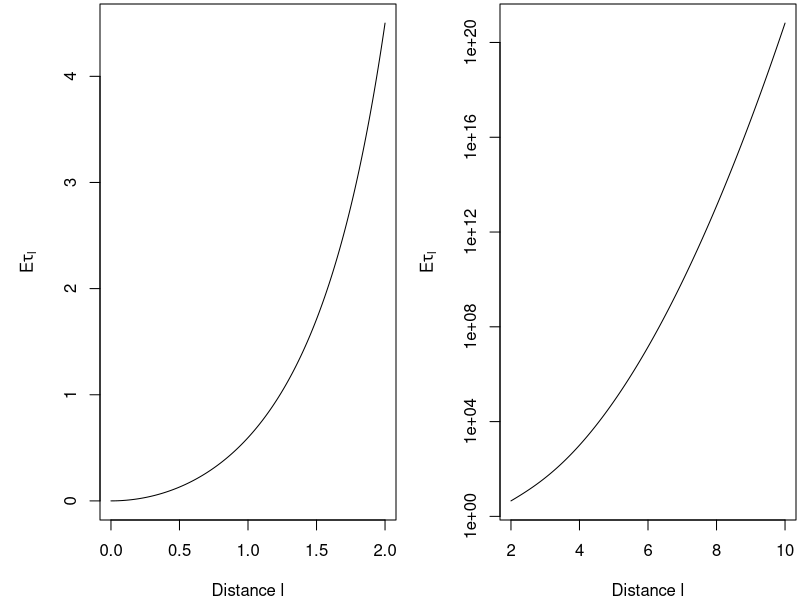

This chart was generated by the following R code:
## Hitting time for the OU process
##
## dX = - X*dt  + sqrt(2)*dB

## Find the hitting time numerical integration, using an ODE solver
require(deSolve)
f <- function(t,x,p) list(sqrt(2*pi)*exp(t^2/2)*(pnorm(t)-0.5))

tv <- seq(0,10,0.01)

res <- ode(0,tv,f)

Etau <- res[,2]

## Make plot with two panels, differing only in axis
pdf("OU-hitting.pdf",width=7,height=3.5)
par(mfrow=c(1,2),mar=c(4,5,0.2,0.2))
plot(tv[tv<=2],Etau[tv<=2],type="l",xlab="Distance l",ylab=expression(E*tau[l]))

plot(tv[tv>=2],Etau[tv>=2],type="l",log="y",xlab="Distance l",
     ylab=expression(E*tau[l]))

## For comparison, we could add the approximation
## points(tv,sqrt(pi/2)/tv*exp(tv^2/2))

dev.off()
